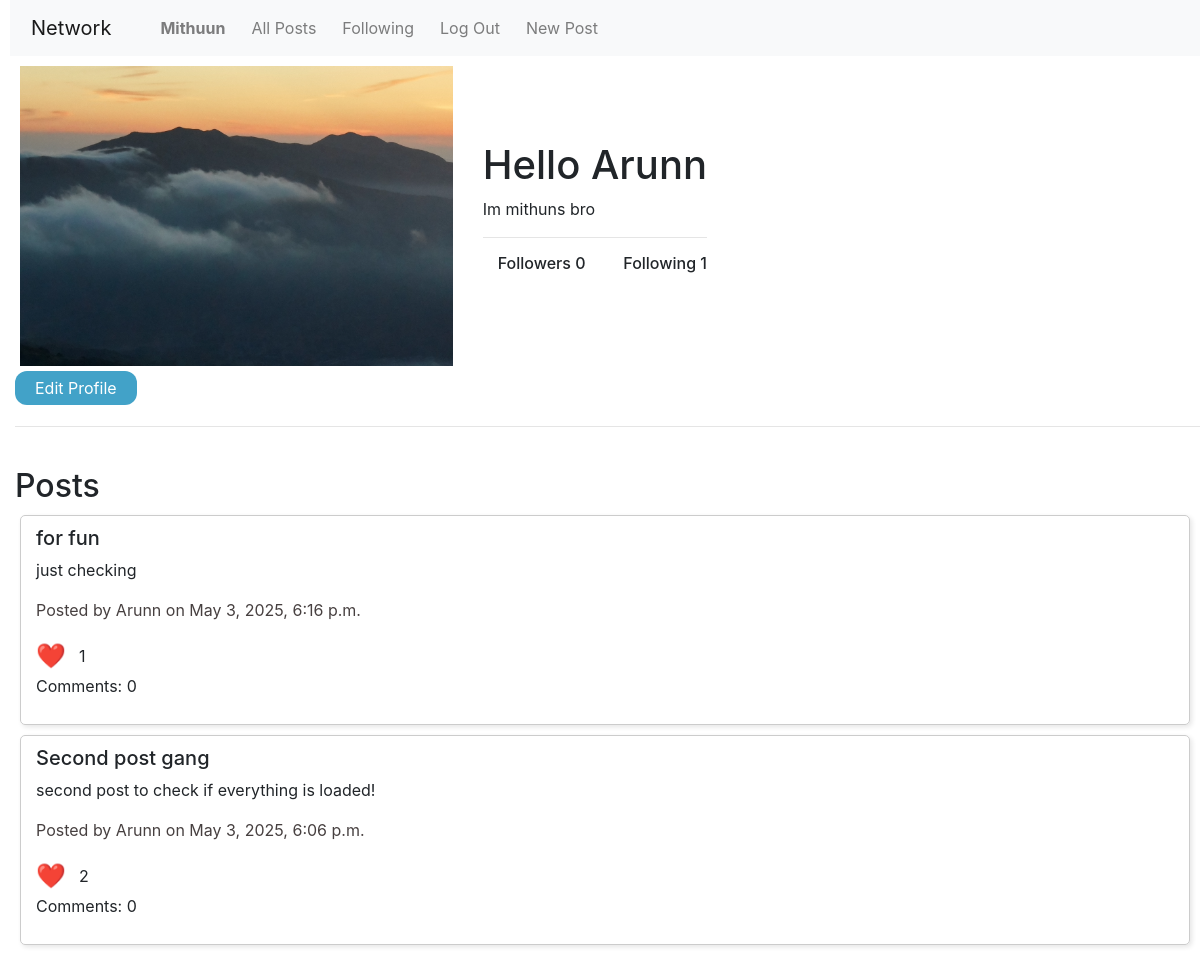
Screenshot of /profile/Arunn (signed in) with the database file from the repository.
### network/models.py (models this page shows, shortened)
class User(AbstractUser):
    bio = models.TextField(max_length=30, blank=True, null=True)
    profile_picture = models.ImageField(upload_to='profile_pictures/', default='profile_pictures/penguin.png', blank=True)

class Post(models.Model):
    user = models.ForeignKey(User, on_delete=models.CASCADE, related_name="posts")
    title = models.CharField(max_length=30, default="Untitled")
    content = models.TextField(max_length=280)
    timestamp = models.DateTimeField(auto_now_add=True)
    likes = models.ManyToManyField(User, related_name="liked_posts", blank=True)

### network/views.py (the view)
# urls.py: path("profile/<str:username>", views.profile, name="profile"),
def profile(request, username):
    try:
        profile_user = User.objects.get(username=username)
    except User.DoesNotExist:
        return HttpResponse("User not found", status=404)
    followerCount = Follow.objects.filter(following=profile_user).count()
    followingCount = Follow.objects.filter(follower=profile_user).count()
    return render(request, "network/profile.html", {
        "userName": profile_user.username,
        "bio": profile_user.bio,
        "posts": Post.objects.filter(user=profile_user).order_by("-timestamp"),
        "pfp": profile_user.profile_picture,
        "followerCount": followerCount,
        "followingCount": followingCount
    })

### network/templates/network/profile.html (shortened to what this page needs)
{% extends "network/layout.html" %}
{% load static %}
{% block body %}
    <div style="display: flex; align-items: center; gap: 20px;">
        <div>
            {% if pfp %}
                <img src="{{ pfp.url }}" alt="Profile Picture" style="width: 300; height: 300px;">
            {% else %}
                <p>No profile picture available.</p>
            {% endif %}
        </div>
        <div>
            <h1>Hello {{ userName|capfirst }}</h1>
            <p>{{bio}}</p>
            <hr>
            <div style="display: flex; justify-content: space-between; gap: 20px;">
                <div>
                    <h6><a>Followers {{ followerCount }}</a></h6>
                </div>
                <div>
                    <h6><a>Following {{ followingCount }}</a></h6>
                </div>
            </div>
        </div>
    </div>
    {% if user.is_authenticated %}
        <a href="{% url 'editProfile' userName %}">
            <button>Edit Profile</button>
        </a>
    {% endif %}
    <hr>
    <br>
    <h2>Posts</h2>
    {% for post in posts %}
        <div class="post">
            <h5 id="postTitle-{{ post.id }}">{{ post.title }}</h5>
            <p id="postContent-{{ post.id }}">{{ post.content }}</p>
            <p id="postInfo-{{ post.id }}" style="color: rgb(71, 64, 64);">Posted by {{ post.user.username }} on {{ post.timestamp }}</p>
            <p style="display: flex; align-items: center; margin: 0;">
                <button class="likeButton" data-id="{{ post.id }}" id="likeButton-{{ post.id }}">
                    <span style="font-size: 24px; margin-right: 8px; vertical-align: middle;">❤️</span>
                </button>
                <span style="line-height: 30px;" id="likeCount-{{ post.id }}">{{ post.likes.count }}</span>
            </p>
            <p id="comments-{{ post.id }}">Comments: {{ post.comments.count }}</p>
        </div>
    {% endfor %}
{% endblock %}

### network/templates/network/layout.html (shortened to what this page needs)
{% load static %}
<!DOCTYPE html>
<html lang="en">
    <head>
        <link rel="stylesheet" href="https://stackpath.bootstrapcdn.com/bootstrap/4.4.1/css/bootstrap.min.css">
        <link href="{% static 'network/styles.css' %}" rel="stylesheet">
    </head>
    <body>
        <nav class="navbar navbar-expand-lg navbar-light bg-light">
            <a class="navbar-brand" href="#">Network</a>
            <div>
              <ul class="navbar-nav mr-auto">
                {% if user.is_authenticated %}
                    <li class="nav-item">
                        <a class="nav-link" href="{% url 'profile' user.username %}"><strong>{{ user.username }}</strong></a>
                    </li>
                {% endif %}
                <li class="nav-item">
                  <a class="nav-link" href="{% url 'index' %}">All Posts</a>
                </li>
                {% if user.is_authenticated %}
                    <li class="nav-item">
                        <a class="nav-link" href="#">Following</a>
                    </li>
                    <li class="nav-item">
                        <a class="nav-link" href="{% url 'logout' %}">Log Out</a>
                    </li>
                    <li class="nav-item">
                        <a class="nav-link" href="{% url 'newPost' %}">New Post</a>
                    </li>
                {% endif %}
              </ul>
            </div>
          </nav>
        <div class="body">
            {% block body %}
            {% endblock %}
        </div>
    </body>
</html>

### network/static/network/styles.css (style rules this page uses)
* { margin-left: 5px; }
button { margin: 5px 0; }
img { margin: 10px 0 0 0; }
.post { border: 1px solid #ccc; padding: 10px; margin: 10px; border-radius: 5px; box-shadow: 2px 2px 5px rgba(0, 0, 0, 0.1); }
button { background-color: #42a2c8; color: white; border: none; border-radius: 12px; padding: 5px 20px; font-size: 16px; cursor: pointer; transition: background-color 0.3s ease; }
.likeButton, .editButton, saveButton { all: unset; outline: none; }

### rows the page displays
User: username "Mithuun"
User: username "Arunn", bio "Im mithuns bro"
Post: title "for fun", content "just checking", user.username "Arunn", timestamp "May 3, 2025, 6:16 p.m.", likes.count "1", comments.count "0"
Post: title "Second post gang", content "second post to check if everything is loaded!", user.username "Arunn", timestamp "May 3, 2025, 6:06 p.m.", likes.count "2", comments.count "0"

### other values shown
{{ followerCount }} "0"
{{ followingCount }} "1"
